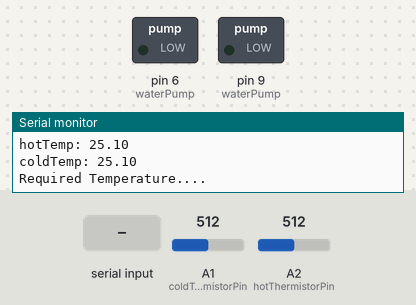
Bench run of a sketch on a simulated Arduino Uno, built with avr-gcc and run on an emulated ATmega328P. On the bench: switched loads named in the sketch (green lamp = pin HIGH), the last lines printed to the serial monitor. Inputs (shaded band) come from the test bench; at power-on: A1 (coldThermistorPin) = 512, A2 (hotThermistorPin) = 512.

Above: at 2.2 s.
2.3 s: "90,45\n" received over Serial
3.8 s: "30,150\n" received over Serial
5.3 s: A1 (coldThermistorPin) set to 716
7.4 s: "5\n" received over Serial
At 8.8 s:
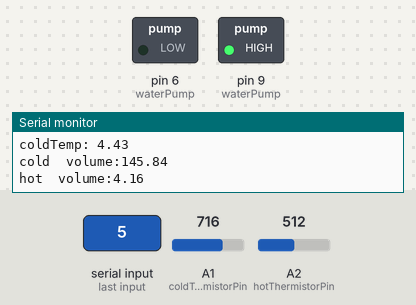
At 15.82 s:
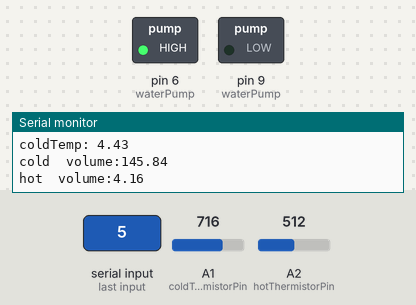
Timing chart, 0 to 17.2 s (numbered marks = the images above; inputs shaded):
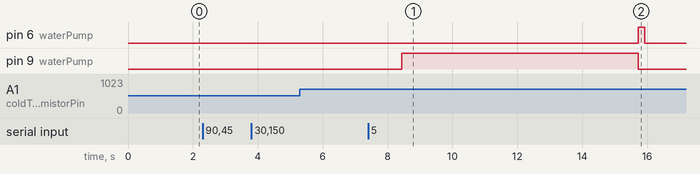

Measured:
- after the input at 7.4 s, pin 6 (waterPump): LOW → HIGH after 8.3 s, → LOW 0.21 s later; pin 9 (waterPump): LOW → HIGH after 1.0 s, → LOW 7.3 s later

The sketch:

AS2019907.ino
```cpp
//Variables
unsigned long prev_time = millis();
int decimalPrecision = 2, hotThermistorPin = A2, coldThermistorPin = A1;
float voltageDividerR1 = 10000, BValue = 3380, R1 = 10000, T1 = 298.15, R2, R3, hotTemp, coldTemp, a, b, c, d, e = 2.718281828 ;
float tempSampleRead = 0, tempSampleRead1 = 0, tempLastSample = 0, tempLastSample1 = 0, tempSampleSum  = 0, tempSampleSum1 = 0, tempSampleCount = 0, tempSampleCount1 = 0, tempMean, tempMean1;
int  hotWaterCount, coldWaterCount;
float coldWaterVolume, hotWaterVolume;
float finalVolume = 150.00;
float requiredTemp = 0;

void waterPump() {
  pinMode(9, OUTPUT);
  pinMode(6, OUTPUT);
  digitalWrite(6, LOW);
  digitalWrite(9, LOW);
  coldWaterCount = coldWaterVolume * 50;
  digitalWrite(9, HIGH);
  delay(coldWaterCount);
  digitalWrite(9, LOW);

  hotWaterCount = hotWaterVolume * 50;
  digitalWrite(6, HIGH);
  delay(hotWaterCount);
  digitalWrite(6, LOW);
  pinMode(9, INPUT);
  pinMode(6, INPUT);
}

void calVolume() {
  coldWaterVolume = (finalVolume * (hotTemp - requiredTemp)) / (hotTemp - coldTemp);
  hotWaterVolume = (finalVolume * (requiredTemp - coldTemp)) / (hotTemp - coldTemp);
}

void getAllTemp() {
  /* 1- Hot Temperature Measurement */

  if (millis() >= tempLastSample + 1)
  {
    tempSampleRead = analogRead(hotThermistorPin);
    tempSampleSum = tempSampleSum + tempSampleRead;
    tempSampleCount = tempSampleCount + 1;
    tempLastSample = millis();
  }

  if (tempSampleCount == 1000)
  {
    tempMean = tempSampleSum / tempSampleCount;
    R2 = (voltageDividerR1 * tempMean) / (1023 - tempMean);

    a = 1 / T1;
    b = log10(R1 / R2);
    c = b / log10(e);
    d = c / BValue ;
    hotTemp = (1 / (a - d)) - 273;
    //    Serial.print("Hot Temperature:");
    //    Serial.print(hotTemp - 273.15, decimalPrecision);
    //    Serial.println(" Â°C");

    tempSampleSum = 0;
    tempSampleCount = 0;
  }

  /* 2- Cold Temperature Measurement */

  if (millis() >= tempLastSample1 + 1)
  {
    tempSampleRead1 = analogRead(coldThermistorPin);
    tempSampleSum1 = tempSampleSum1 + tempSampleRead1;
    tempSampleCount1 = tempSampleCount1 + 1;
    tempLastSample1 = millis();
  }

  if (tempSampleCount1 == 1000)
  {
    tempMean1 = tempSampleSum1 / tempSampleCount1;
    R3 = (voltageDividerR1 * tempMean1) / (1023 - tempMean1);

    a = 1 / T1;
    b = log10(R1 / R3);
    c = b / log10(e);
    d = c / BValue ;
    coldTemp = (1 / (a - d)) - 273;
    //    Serial.print("Cold Temperature:");
    //    Serial.print(coldTemp - 273.15, decimalPrecision);
    //    Serial.println(" Â°C");

    tempSampleSum1 = 0;
    tempSampleCount1 = 0;
  }
}


void setup() {
  Serial.begin(9600);
  while (1) {
    getAllTemp();
    if (hotTemp > 0 && coldTemp > 0 ) {
      Serial.print("hotTemp: ");
      Serial.println(hotTemp);
      Serial.print("coldTemp: ");
      Serial.println(coldTemp);
      break;
    }
  }
}


void loop() {
  Serial.println("\nRequired Temperature.... ");      //Prompt User for input
  while (Serial.available() == 0) {}
  if (Serial.available() > 0) {
    requiredTemp = Serial.parseFloat();            //Read user input and hold it in a variable

  }
  if (requiredTemp != 0) {
    Serial.print("Required Temperature: ");
    Serial.println(requiredTemp);
    while (1) {
      getAllTemp();
      if (hotTemp > 0 && coldTemp > 0 ) {
        Serial.print("hotTemp: ");
        Serial.println(hotTemp);
        Serial.print("coldTemp: ");
        Serial.println(coldTemp);
        calVolume();
        Serial.print("cold  volume:");
        Serial.println( coldWaterVolume);
        Serial.print("hot  volume:");
        Serial.println( hotWaterVolume);
        if (coldWaterVolume > 0 && hotWaterVolume > 0 ) {
          waterPump();
        }
        hotTemp = 0;
        coldTemp = 0;
        break;

      }
    }

  }// wait for user input


}
```
